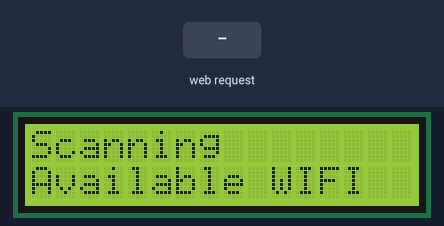
The program below on a simulated ESP32. Shown: 16×2 character LCD. Inputs (shaded band) come from the test bench. WiFi joins after 1.5 s; servers stay silent unless stated; a WiFi scan finds three made-up networks; storage starts empty; what the program prints to the serial monitor is not drawn.

Above: at 0.1 s.
At 3.4 s:
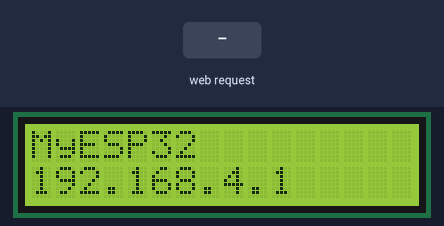
3.5 s: HTTP request GET / received
Timing chart, 0 to 6.5 s (numbered marks = the images above; inputs shaded):
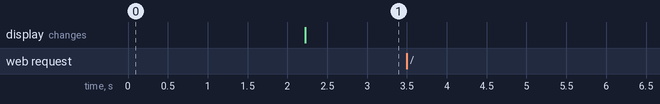

Measured:
- after the input at 3.5 s, every drawn part: stays the same

The program:

main.cpp
```cpp
#include <Arduino.h>
#include <LiquidCrystal.h>
#include <WiFi.h> // In order to manage the connection to the wifi network, and the wifi access point mode
#include <ESPAsyncWebServer.h> // The webserver we will use to display the wifi selection web page
#include <SPIFFS.h> // In Order to use Serial Peripheral Interface Flash File System
const int rs = 23, en = 22, d4 = 5, d5 = 18 , d6 = 19, d7 = 21;
LiquidCrystal lcd(rs,en,d4,d5,d6,d7);
// We create a function in order to easily write on the screen

void writeOnLCD(String line1, String line2)
{
  lcd.begin(16, 2);
  lcd.clear();
  lcd.print(line1);
  lcd.setCursor(0, 1);
  lcd.print(line2);
}


/**
 * Access Point
 * */
String defaultSSID = "MyESP32"; // Name Of the wifi network of the esp32
String defaultPassword = "123456789"; // password of the network
const int ACCESSPOINT = 0; // Mode Access Point
const int WIFICLIENT = 1; // Mode Client
const int MAXWIFIATTEMPT = 5; // Number of attempt in case of difficulties to connect

/**
 * This function is used to start the wifi :
 * - at the beginning as a wifi accessPoint,
 * - when the user as choosen a wifi network, as a client
 * */
bool setupWIFI(String ssid, String password,int MODE)
{
  WiFi.disconnect();
  IPAddress IP;
  String error="";
  if (MODE == ACCESSPOINT){ // access Point Mode
    WiFi.mode(WIFI_MODE_AP);
    WiFi.disconnect();
    WiFi.softAP(ssid.c_str(), password.c_str()); // Use the Wifi name and password to create a network.
    IP = WiFi.softAPIP();
  }else
  {
    writeOnLCD("Trying to connect on", ssid);
    WiFi.begin(ssid.c_str(), password.c_str());
    uint8_t i = 0;

    while (WiFi.status() != WL_CONNECTED && i<MAXWIFIATTEMPT) // 5 attent to connect
    {
      Serial.print('.');
      delay(2000);
      i++;
    }
    /**
     *
     * */
    if (i==MAXWIFIATTEMPT){
      writeOnLCD("Connexion Failed","AP mode in 5s");
      delay(5000);
      setupWIFI(defaultSSID,defaultPassword,ACCESSPOINT);
      return false;
    }
    // TODO: Add EEPROM Storage : We don't store the wifi network / password inside the ESP32 Memory

    IP = WiFi.localIP();
  }

  char ipChar[16];
  sprintf(ipChar, "%d.%d.%d.%d", IP[0], IP[1], IP[2], IP[3]); // We get the IP adress of the ESP32
  writeOnLCD(ssid, ipChar); // We write it on the LCD Screen
  return true;
}
  /**
 * this function is used to scan all the network available in order to display it on the web page.
 * */
String *availableWifi;
int nbAvailableWifi = 0;
void initAvailableWIFI()
{
  WiFi.mode(WIFI_STA);
  WiFi.disconnect();
  nbAvailableWifi = WiFi.scanNetworks();
  availableWifi = new String[nbAvailableWifi];
  for (int i = 0; i < nbAvailableWifi; i++)
  {
    availableWifi[i] = WiFi.SSID(i);
    Serial.println(WiFi.SSID(i));
  }
}

/*
 Now it's time to start the webserver in order to be able to serve the page that will allow us to connect to the right wifi
 */

/**
 * Simple HTML Server
 * */
AsyncWebServer server(80); // The server will run on the 80 port, the standard HTTP port

/**
 * The processor function is USE by ESP Async Server :
 * The list of available wifi network will be discover at the runtime.
 * So when the Webserver will display the page to the user, it will process the HTML page and replace the %SSID%
 * variable by the list of wifi.
 * */
String processor(const String &var)
{
  Serial.println(var);
  String toReturn = "";
  if (var == "SSID") // the variable to replace by the list
  {
    for (int i = 0; i < nbAvailableWifi; i++)
    {
      toReturn = toReturn + "<OPTION>" + availableWifi[i] + "</OPTION>"; // we use the html syntax to complete the list.
    }

    Serial.print(toReturn);
    return toReturn;
  }
  return String();
}
/** Server start
 * we will use the SPIFFS storage to store the HTML File we have to serve.
 * in order to deploy the HTML in the SPIFFS we create a data folder in the project, and put the file inside
 * */
void startServer()
{
  if (!SPIFFS.begin(true))
  {
    Serial.println("An Error has occurred while mounting SPIFFS");
    return;
  }
  server.on("/", HTTP_GET, [](AsyncWebServerRequest *request) { // when we arrive on the root of the server we will serve the index.html file
    Serial.println("Received request");
    request->send(SPIFFS, "/index.html", String(), false, processor); // the server send the content of the index.html file, from the SPIFFS,
                                                                      // and use the processor function to complete the wifi list before sending the result.
  });
  server.on("/setSSID", HTTP_POST, [](AsyncWebServerRequest *request) { // this endpoint is called by the index.html file, by the form.
                                                                        // it is this endpoint that take all the parameters to initiate a Wifi connection
    Serial.println("Received submit");

    if (request->hasParam("ssid", true) && request->hasParam("password", true))
    {
      AsyncWebParameter *ssid = request->getParam("ssid", true); // this method allows us to get the parameters send by the HTML Forms
      AsyncWebParameter *password = request->getParam("password", true);
      Serial.println(password->value());
      Serial.println(ssid->value());
      if (setupWIFI(ssid->value(),password->value(),WIFICLIENT)){ //we take all the parameters to initiate a new wifi connection.
             Serial.println("Success"); //
      };
      request->send(SPIFFS, "/index.html", String(), false, processor);

    }

  });
  server.begin();
}

void setup() {
  Serial.begin(115200); // define the speed in order to be able to read the monitoring
  writeOnLCD("Scanning", "Available WIFI");
  initAvailableWIFI();
  writeOnLCD("Starting the", "Access Point Mode");
  setupWIFI(defaultSSID, defaultPassword, ACCESSPOINT); // start the access point mode
  startServer();//start the server
}

void loop() {
  // put your main code here, to run repeatedly:
}
```
